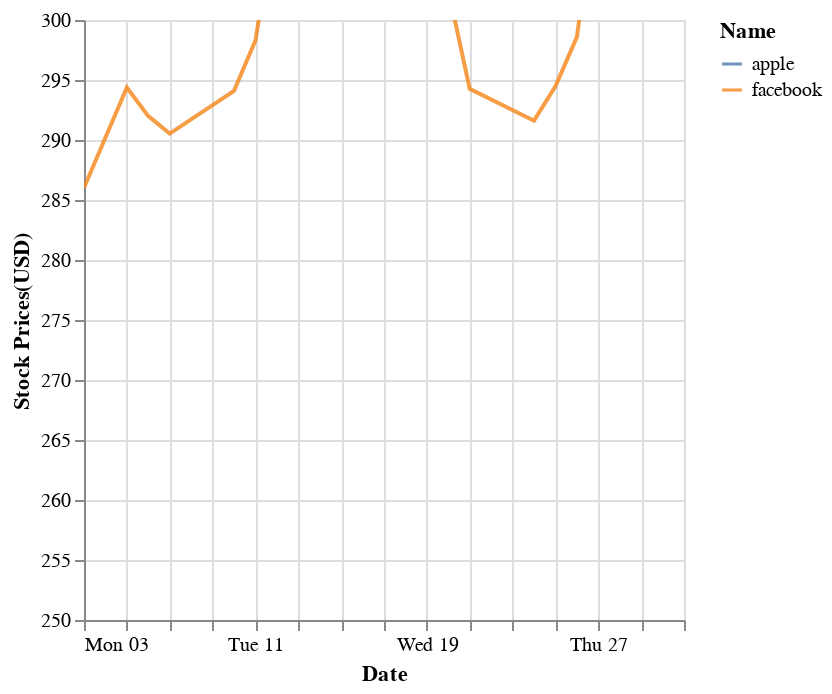

Write notebook code for a chart like this one.
### Code cell
chart

### Figure 1 — Vega-Lite specification as saved in the notebook (floating-point values rounded to 4 significant figures)
{"config": {"view": {"continuousWidth": 300, "continuousHeight": 300}}, "data": {"name": "data-62cb837d640d158d44e57025bdc5c846"}, "mark": {"type": "line", "clip": true, "opacity": 0.8}, "encoding": {"color": {"field": "Name", "type": "nominal"}, "x": {"field": "Date", "type": "temporal"}, "y": {"field": "Stock Prices(USD)", "scale": {"domain": [250, 300]}, "stack": null, "type": "quantitative"}}, "$schema": "https://vega.github.io/schema/vega-lite/v5.8.0.json", "datasets": {"data-62cb837d640d158d44e57025bdc5c846": [{"Date": "03 July 2023", "Name": "apple", "Stock Prices(USD)": 192.5}, {"Date": "05 July 2023", "Name": "apple", "Stock Prices(USD)": 191.3}, {"Date": "06 July 2023", "Name": "apple", "Stock Prices(USD)": 191.8}, {"Date": "07 July 2023", "Name": "apple", "Stock Prices(USD)": 190.7}, {"Date": "10 July 2023", "Name": "apple", "Stock Prices(USD)": 188.6}, {"Date": "11 July 2023", "Name": "apple", "Stock Prices(USD)": 188.1}, {"Date": "12 July 2023", "Name": "apple", "Stock Prices(USD)": 189.8}, {"Date": "13 July 2023", "Name": "apple", "Stock Prices(USD)": 190.5}, {"Date": "14 July 2023", "Name": "apple", "Stock Prices(USD)": 190.7}, {"Date": "17 July 2023", "Name": "apple", "Stock Prices(USD)": 194.0}, {"Date": "18 July 2023", "Name": "apple", "Stock Prices(USD)": 193.7}, {"Date": "19 July 2023", "Name": "apple", "Stock Prices(USD)": 195.1}, {"Date": "20 July 2023", "Name": "apple", "Stock Prices(USD)": 193.1}, {"Date": "21 July 2023", "Name": "apple", "Stock Prices(USD)": 191.9}, {"Date": "24 July 2023", "Name": "apple", "Stock Prices(USD)": 192.8}, {"Date": "25 July 2023", "Name": "apple", "Stock Prices(USD)": 193.6}, {"Date": "26 July 2023", "Name": "apple", "Stock Prices(USD)": 194.5}, {"Date": "27 July 2023", "Name": "apple", "Stock Prices(USD)": 193.2}, {"Date": "28 July 2023", "Name": "apple", "Stock Prices(USD)": 195.8}, {"Date": "31 July 2023", "Name": "apple", "Stock Prices(USD)": 196.4}, {"Date": "03 July 2023", "Name": "facebook", "Stock Prices(USD)": 286.0}, {"Date": "05 July 2023", "Name": "facebook", "Stock Prices(USD)": 294.4}, {"Date": "06 July 2023", "Name": "facebook", "Stock Prices(USD)": 292.0}, {"Date": "07 July 2023", "Name": "facebook", "Stock Prices(USD)": 290.5}, {"Date": "10 July 2023", "Name": "facebook", "Stock Prices(USD)": 294.1}, {"Date": "11 July 2023", "Name": "facebook", "Stock Prices(USD)": 298.3}, {"Date": "12 July 2023", "Name": "facebook", "Stock Prices(USD)": 309.3}, {"Date": "13 July 2023", "Name": "facebook", "Stock Prices(USD)": 313.4}, {"Date": "14 July 2023", "Name": "facebook", "Stock Prices(USD)": 308.9}, {"Date": "17 July 2023", "Name": "facebook", "Stock Prices(USD)": 310.6}, {"Date": "18 July 2023", "Name": "facebook", "Stock Prices(USD)": 312.0}, {"Date": "19 July 2023", "Name": "facebook", "Stock Prices(USD)": 316.0}, {"Date": "20 July 2023", "Name": "facebook", "Stock Prices(USD)": 302.5}, {"Date": "21 July 2023", "Name": "facebook", "Stock Prices(USD)": 294.3}, {"Date": "24 July 2023", "Name": "facebook", "Stock Prices(USD)": 291.6}, {"Date": "25 July 2023", "Name": "facebook", "Stock Prices(USD)": 294.5}, {"Date": "26 July 2023", "Name": "facebook", "Stock Prices(USD)": 298.6}, {"Date": "27 July 2023", "Name": "facebook", "Stock Prices(USD)": 311.7}, {"Date": "28 July 2023", "Name": "facebook", "Stock Prices(USD)": 325.5}, {"Date": "31 July 2023", "Name": "facebook", "Stock Prices(USD)": 318.6}]}}
